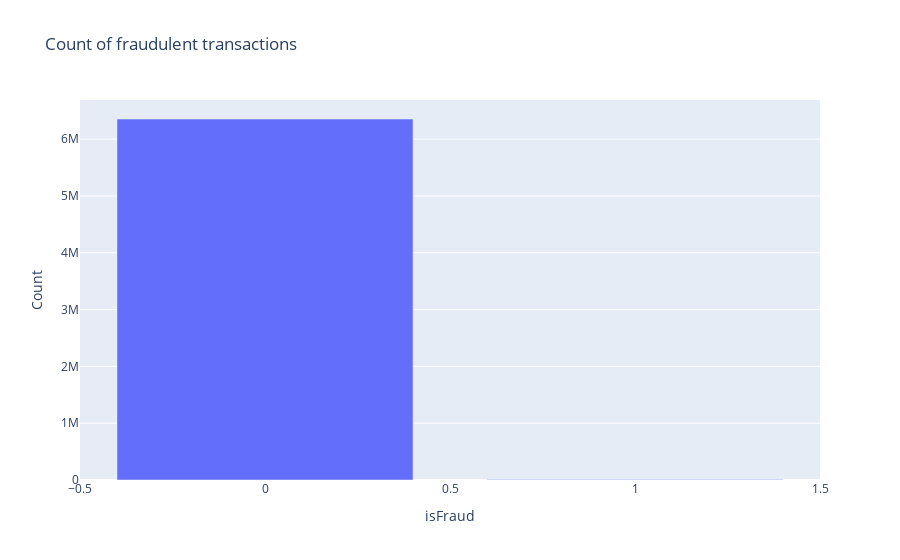

Write notebook code for a chart like this one.
### Code cell
fig3.show()

### Figure 1 — Plotly figure (JSON) as saved in the notebook; plotly's stock layout.template omitted (floating-point values rounded to 4 significant figures)
{"data": [{"alignmentgroup": "True", "hovertemplate": "isFraud=%{x}<br>Count=%{y}<extra></extra>", "legendgroup": "", "marker": {"color": "#636efa"}, "name": "", "offsetgroup": "", "orientation": "v", "showlegend": false, "textposition": "auto", "type": "bar", "x": [0, 1], "xaxis": "x", "y": [6354407, 8213], "yaxis": "y"}], "layout": {"barmode": "relative", "legend": {"tracegroupgap": 0}, "title": {"text": "Count of fraudulent transactions"}, "xaxis": {"anchor": "y", "domain": [0, 1], "title": {"text": "isFraud"}}, "yaxis": {"anchor": "x", "domain": [0, 1], "title": {"text": "Count"}}}}
